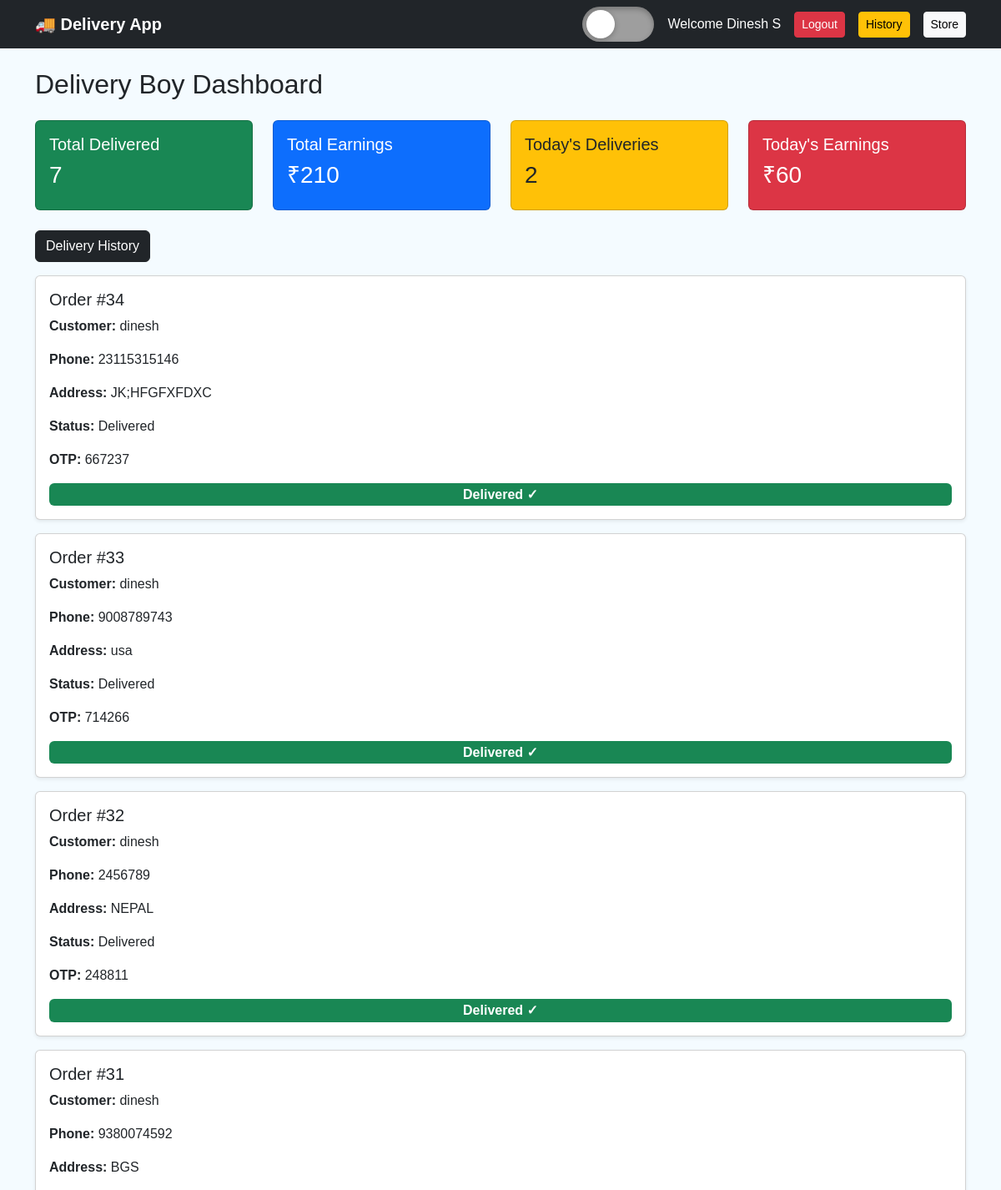
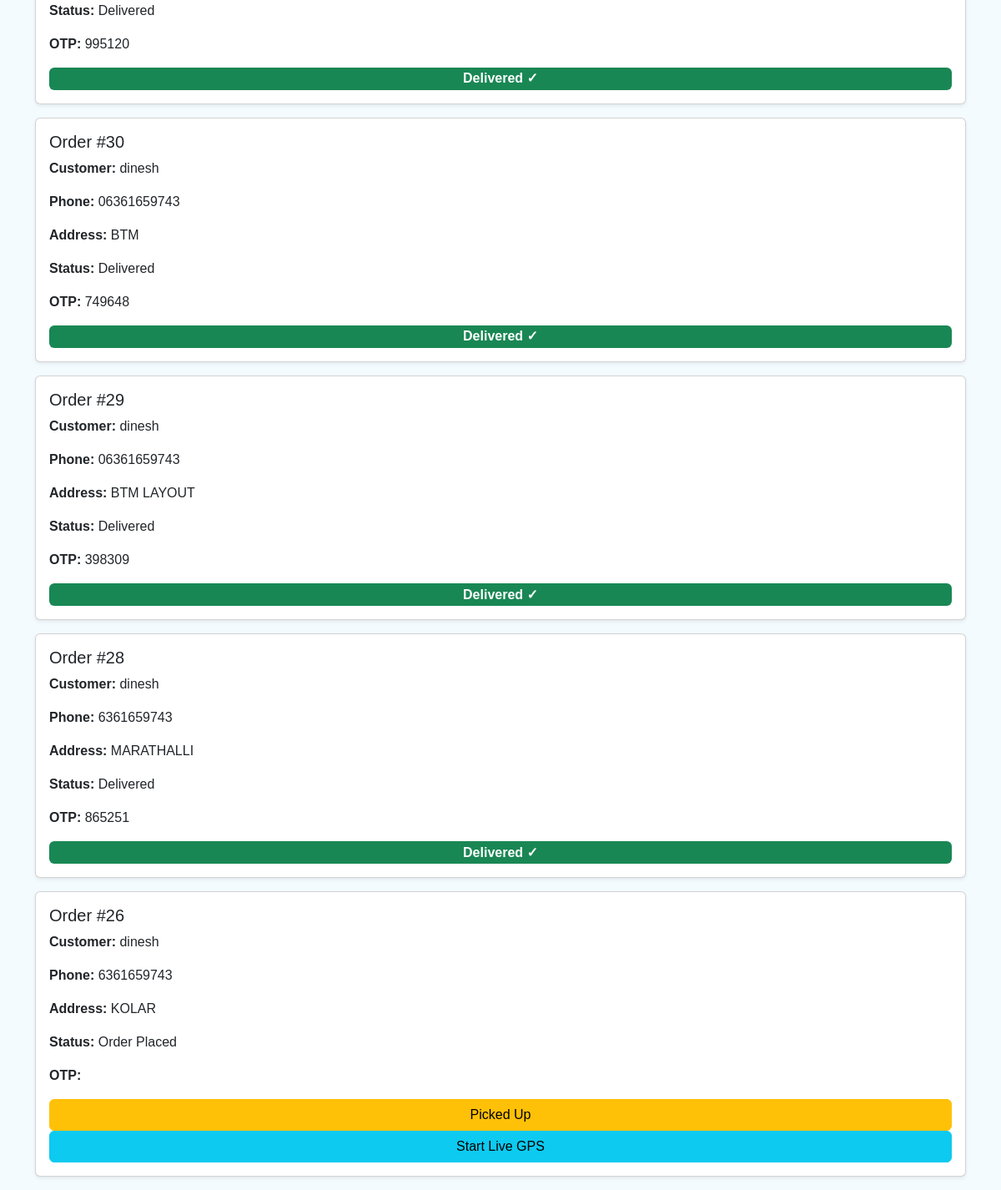
The page /delivery/ (signed in) on the database its author committed (2 pictures, top to bottom).
### delivery/models.py (models this page shows, shortened)
class DeliveryBoy(models.Model):
    name = models.CharField(max_length=100)
    phone = models.CharField(max_length=15)
    email = models.EmailField(unique=True)
    password = models.CharField(max_length=100)
    is_available = models.BooleanField(default=True)

### store/models.py (models this page shows, shortened)
class Order(models.Model):
    user = models.ForeignKey(User, on_delete=models.CASCADE)
    total_amount = models.IntegerField()
    address = models.TextField()
    phone = models.CharField(max_length=15)
    payment_method = models.CharField(max_length=50, default="Cash on Delivery")
    payment_status = models.CharField(max_length=50, default="Pending")
    order_status = models.CharField(max_length=50, default="Placed")
    created_at = models.DateTimeField(auto_now_add=True)
    delivery_status = models.CharField(max_length=50, default="Order Placed")
    delivery_boy = models.CharField(max_length=100, default="Not Assigned")
    estimated_time = models.CharField(max_length=50, default="30 minutes")
    delivery_lat = models.FloatField(null=True, blank=True)
    delivery_lng = models.FloatField(null=True, blank=True)
    delivery_otp = models.CharField(max_length=6, blank=True)
    assigned_delivery_boy = models.ForeignKey("delivery.DeliveryBoy",on_delete=models.SET_NULL, null=True,blank=True)
    DELIVERY_STATUS = (("Order Placed", "Order Placed"),("Picked Up", "Picked Up"),("Out For Delivery", "Out For Delivery"),("Delivered", "Delivered"),)
    delivery_status = models.CharField( max_length=30,choices=DELIVERY_STATUS,default="Order Placed")

### delivery/views.py (the view)
# urls.py: path("", views.delivery_dashboard, name="delivery_dashboard"),
def delivery_dashboard(request):
    if "delivery_boy_id" not in request.session:
        return redirect("delivery_login")
    delivery_boy_id = request.session.get("delivery_boy_id")
    delivery_boy = DeliveryBoy.objects.get(id=delivery_boy_id)
    orders = Order.objects.filter(
        assigned_delivery_boy=delivery_boy
    ).order_by("-created_at")
    delivered_orders = orders.filter(
        delivery_status="Delivered"
    )
    today_orders = delivered_orders.filter(
        created_at__date=date.today()
    )
    total_earnings = delivered_orders.count() * 30
    today_earnings = today_orders.count() * 30
    return render(
        request,
        "delivery_dashboard.html",
        {
            "orders": orders,
            "delivered_orders": delivered_orders.count(),
            "today_orders": today_orders.count(),
            "total_earnings": total_earnings,
            "today_earnings": today_earnings,
            "delivery_boy": delivery_boy,
            "delivery_boy_name": delivery_boy.name,
        }
    )

### delivery/templates/delivery_dashboard.html (shortened to what this page needs)
<!DOCTYPE html>
<html>
<head>
    <link href="https://cdn.jsdelivr.net/npm/bootstrap@5.3.3/dist/css/bootstrap.min.css" rel="stylesheet">
</head>
<body>
<nav class="navbar navbar-dark bg-dark">
    <div class="container">
        <a class="navbar-brand fw-bold" href="{% url 'delivery_dashboard' %}">
            🚚 Delivery App
        </a>
        <div class="ms-auto d-flex align-items-center gap-3">
            {% if request.session.delivery_boy_id %}
                <a href="{% url 'toggle_availability' %}" class="toggle-wrapper">
                    {% if delivery_boy.is_available %}
                        <span class="toggle-switch on">
                            <span class="toggle-ball"></span>
                        </span>
                    {% else %}
                        <span class="toggle-switch">
                            <span class="toggle-ball"></span>
                        </span>
                    {% endif %}
                </a>
                <span class="text-white">
                    Welcome {{ request.session.delivery_boy_name }}
                </span>
                <a href="{% url 'delivery_logout' %}" class="btn btn-danger btn-sm">
                    Logout
                </a>
            {% endif %}
            <a href="{% url 'delivery_history' %}" class="btn btn-warning btn-sm">
                History
            </a>
            <a href="{% url 'home' %}" class="btn btn-light btn-sm">
                Store
            </a>
        </div>
    </div>
</nav>
<div class="container mt-4">
    <h2 class="mb-4">Delivery Boy Dashboard</h2>
    <div class="row mb-4">
        <div class="col-md-3">
            <div class="card bg-success text-white p-3">
                <h5>Total Delivered</h5>
                <h3>{{ delivered_orders }}</h3>
            </div>
        </div>
        <div class="col-md-3">
            <div class="card bg-primary text-white p-3">
                <h5>Total Earnings</h5>
                <h3>₹{{ total_earnings }}</h3>
            </div>
        </div>
        <div class="col-md-3">
            <div class="card bg-warning text-dark p-3">
                <h5>Today's Deliveries</h5>
                <h3>{{ today_orders }}</h3>
            </div>
        </div>
        <div class="col-md-3">
            <div class="card bg-danger text-white p-3">
                <h5>Today's Earnings</h5>
                <h3>₹{{ today_earnings }}</h3>
            </div>
        </div>
    </div>
    <a href="{% url 'delivery_history' %}" class="btn btn-dark mb-3">
        Delivery History
    </a>
    {% for order in orders %}
        <div class="card p-3 mb-3 shadow-sm">
            <h5>Order #{{ order.id }}</h5>
            <p><strong>Customer:</strong> {{ order.user.username }}</p>
            <p><strong>Phone:</strong> {{ order.phone }}</p>
            <p><strong>Address:</strong> {{ order.address }}</p>
            <p><strong>Status:</strong> {{ order.delivery_status }}</p>
            <p><strong>OTP:</strong> {{ order.delivery_otp }}</p>
            {% if order.delivery_status == "Delivered" %}
                <span class="badge bg-success fs-6">
                    Delivered ✓
                </span>
            {% else %}
                {% if order.delivery_status == "Order Placed" %}
                    <a href="{% url 'update_delivery_status' order.id 'Picked Up' %}"
                       class="btn btn-warning">
                        Picked Up
                    </a>
                {% endif %}
                <a href="{% url 'delivery_live' order.id %}" class="btn btn-info">
                    Start Live GPS
                </a>
            {% endif %}
        </div>
    {% empty %}
        <p>No orders found.</p>
    {% endfor %}
</div>
</body>
</html>

### delivery/templates/delivery_dashboard.html (style rules this page uses)
body { background: #f4fbff; font-family: Arial, sans-serif; }
.toggle-wrapper { display: flex; align-items: center; text-decoration: none; }
.toggle-switch { width: 86px; height: 42px; border-radius: 50px; background: #9e9e9e; position: relative; display: inline-block; transition: 0.3s; box-shadow: inset 0 3px 6px rgba(0,0,0,0.25); }
.toggle-ball { width: 34px; height: 34px; background: white; border-radius: 50%; position: absolute; top: 4px; left: 5px; transition: 0.3s; box-shadow: 0 2px 6px rgba(0,0,0,0.25); }

### rows shown on the page
DeliveryBoy: session.delivery_boy_name "Dinesh S"
Order: id "34", user.username "dinesh", phone "23115315146", address "JK;HFGFXFDXC", delivery_status "Delivered", delivery_otp "667237", shows "Delivered ✓"
Order: id "33", user.username "dinesh", phone "9008789743", address "usa", delivery_status "Delivered", delivery_otp "714266", shows "Delivered ✓"
Order: id "32", user.username "dinesh", phone "2456789", address "NEPAL", delivery_status "Delivered", delivery_otp "248811", shows "Delivered ✓"
Order: id "31", user.username "dinesh", phone "9380074592", address "BGS", delivery_status "Delivered", delivery_otp "995120", shows "Delivered ✓"
Order: id "30", user.username "dinesh", phone "06361659743", address "BTM", delivery_status "Delivered", delivery_otp "749648", shows "Delivered ✓"
Order: id "29", user.username "dinesh", phone "06361659743", address "BTM LAYOUT", delivery_status "Delivered", delivery_otp "398309", shows "Delivered ✓"
Order: id "28", user.username "dinesh", phone "6361659743", address "MARATHALLI", delivery_status "Delivered", delivery_otp "865251", shows "Delivered ✓"
Order: id "26", user.username "dinesh", phone "6361659743", address "KOLAR", delivery_status "Order Placed", shows "Picked Up", shows "Start Live GPS"

### other values the page prints
{{ delivered_orders }} "7"
{{ total_earnings }} "210"
{{ today_orders }} "2"
{{ today_earnings }} "60"
